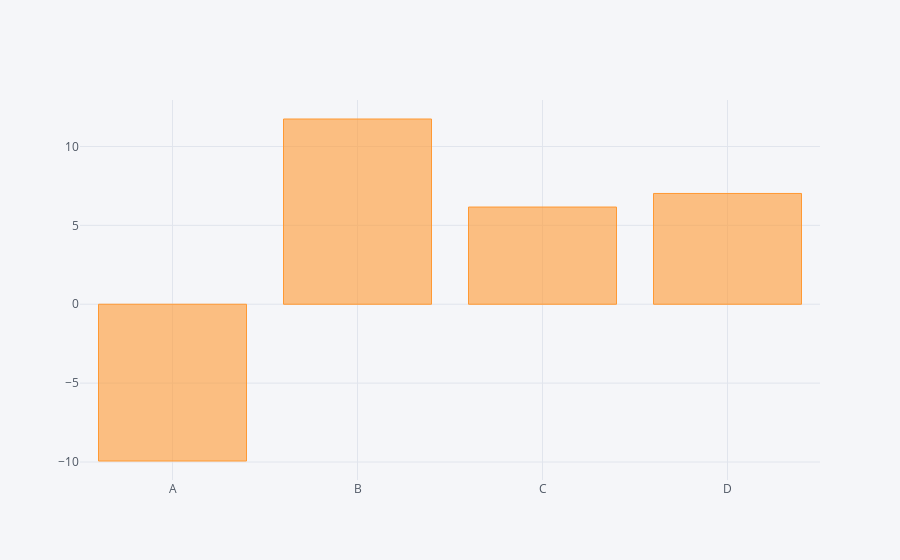

Source (notebook cell):
### Code cell
df.sum().iplot(kind='bar')

### Figure 1 — Plotly figure (JSON) as saved in the notebook; plotly's stock layout.template omitted (floating-point values rounded to 4 significant figures)
{"data": [{"marker": {"color": "rgba(255, 153, 51, 0.6)", "line": {"color": "rgba(255, 153, 51, 1.0)", "width": 1}}, "name": "None", "orientation": "v", "text": "", "type": "bar", "uid": "7a077cd9-d027-433e-a149-cdf36bb99ebd", "x": ["A", "B", "C", "D"], "y": [-9.936, 11.74, 6.161, 7.022]}], "layout": {"legend": {"bgcolor": "#F5F6F9", "font": {"color": "#4D5663"}}, "paper_bgcolor": "#F5F6F9", "plot_bgcolor": "#F5F6F9", "title": {"font": {"color": "#4D5663"}}, "xaxis": {"gridcolor": "#E1E5ED", "showgrid": true, "tickfont": {"color": "#4D5663"}, "title": {"font": {"color": "#4D5663"}, "text": ""}, "zerolinecolor": "#E1E5ED"}, "yaxis": {"gridcolor": "#E1E5ED", "showgrid": true, "tickfont": {"color": "#4D5663"}, "title": {"font": {"color": "#4D5663"}, "text": ""}, "zerolinecolor": "#E1E5ED"}}}
